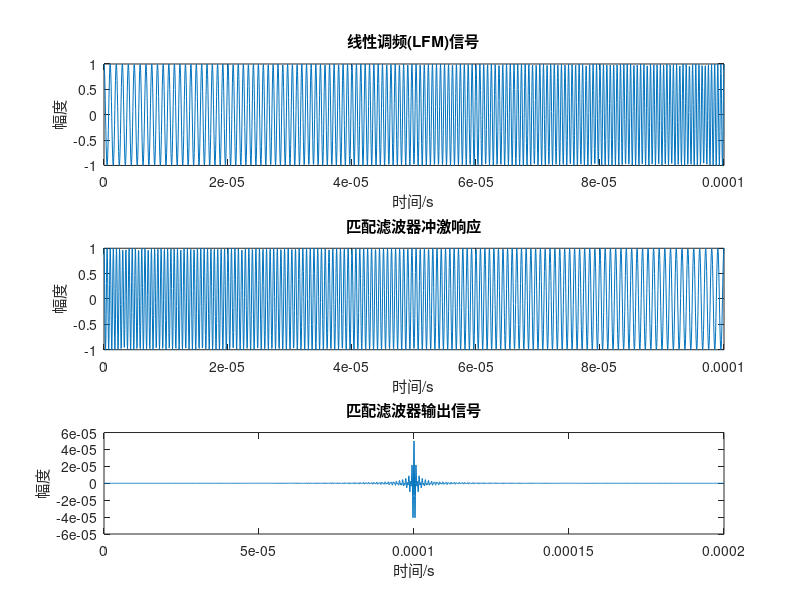
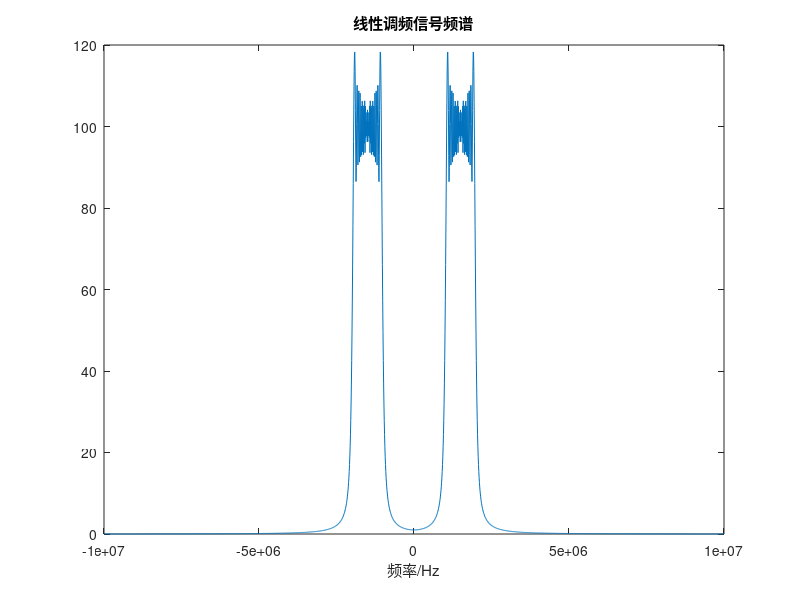

These figures' MATLAB source, in order:
% 线性调频信号的频谱以及通过匹配滤波器后的结果

fs=2e7;   %采样率
T=10e-5;  %脉冲宽度
N=fs*T;   %采样点数
t=linspace(0,T,N);%横坐标
y=chirp(t,1e6,T,2e6);%纵坐标
subplot(3,1,1);
plot(t,y);
xlabel("时间/s");
ylabel("幅度");
title('线性调频(LFM)信号');

t_f=linspace(0,T,N);%横坐标
y_f=fliplr(y);%数组反向
subplot(3,1,2);
plot(t_f,y_f);
xlabel("时间/s");
ylabel("幅度");
title('匹配滤波器冲激响应');

t0=linspace(0,2*T,2*N-1);
s0=conv(y,y_f)./fs;

subplot(3,1,3);
plot(t0,s0);
xlabel("时间/s");
ylabel("幅度");
title('匹配滤波器输出信号');


Y=fft(y);
w=(-N/2:N/2-1)*fs/length(y);
Yshift=fftshift(Y);
figure;
plot(w,abs(Yshift));
xlabel("频率/Hz");
title('线性调频信号频谱');

